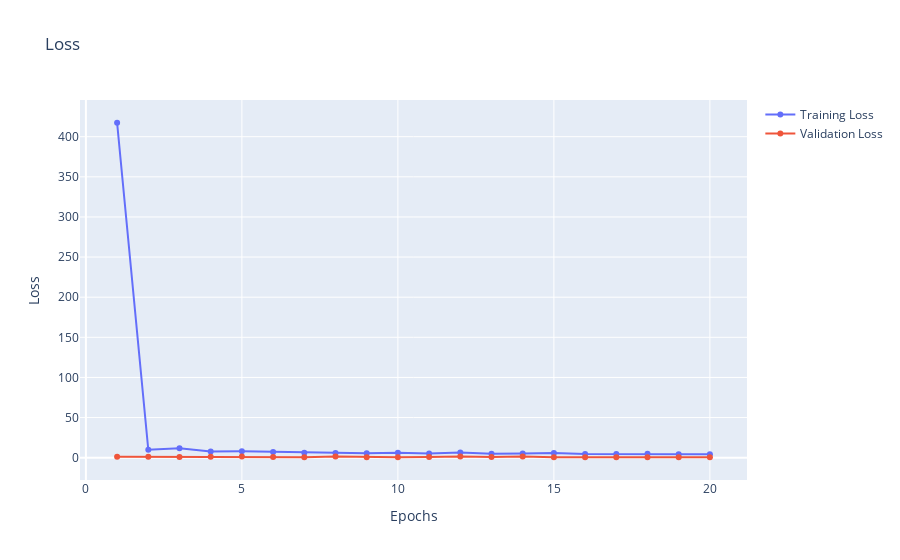

Write notebook code for a chart like this one.
### Markdown cell above
#### Visualising Training Results

### Code cell
reg_trainer.mm.get_metric_chart("loss")

### Figure 1 — Plotly figure (JSON) as saved in the notebook; plotly's stock layout.template omitted (floating-point values rounded to 4 significant figures)
{"data": [{"mode": "lines+markers", "name": "Training Loss", "text": "", "type": "scatter", "x": [1, 2, 3, 4, 5, 6, 7, 8, 9, 10, 11, 12, 13, 14, 15, 16, 17, 18, 19, 20], "y": [417.4, 9.893, 11.74, 7.705, 7.917, 7.145, 6.287, 5.917, 5.54, 6.043, 5.361, 6.301, 4.906, 5.076, 5.716, 4.656, 4.586, 4.84, 4.349, 4.385]}, {"mode": "lines+markers", "name": "Validation Loss", "text": "", "type": "scatter", "x": [1, 2, 3, 4, 5, 6, 7, 8, 9, 10, 11, 12, 13, 14, 15, 16, 17, 18, 19, 20], "y": [1.307, 1.232, 0.7604, 1.091, 1.376, 0.7124, 0.6756, 1.391, 0.5846, 0.6131, 0.9862, 1.53, 0.8781, 1.324, 0.6066, 0.5515, 0.6259, 0.5906, 0.5977, 0.5333]}], "layout": {"title": {"text": "Loss"}, "xaxis": {"title": {"text": "Epochs"}}, "yaxis": {"title": {"text": "Loss"}}}}
